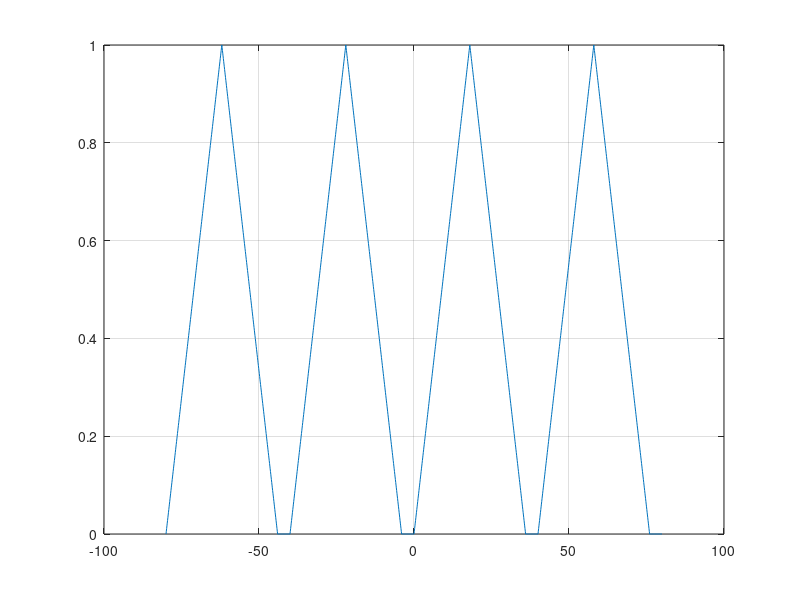
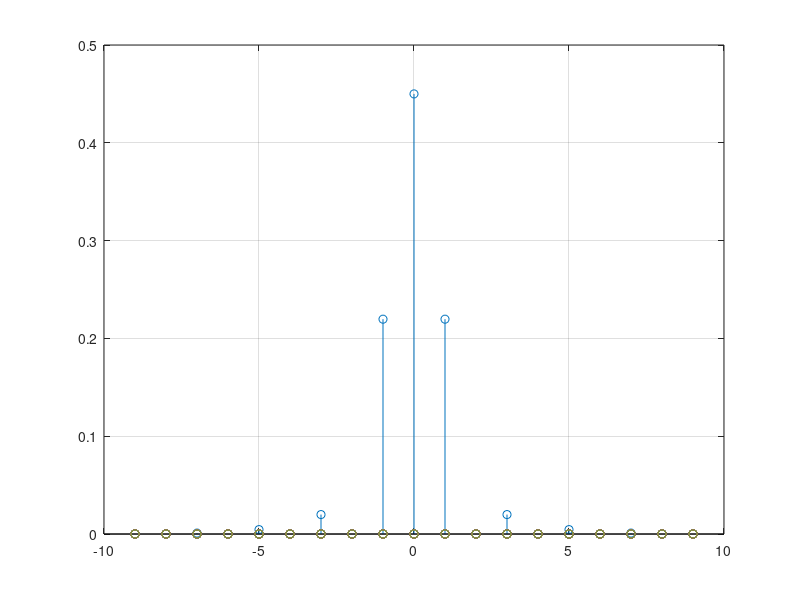
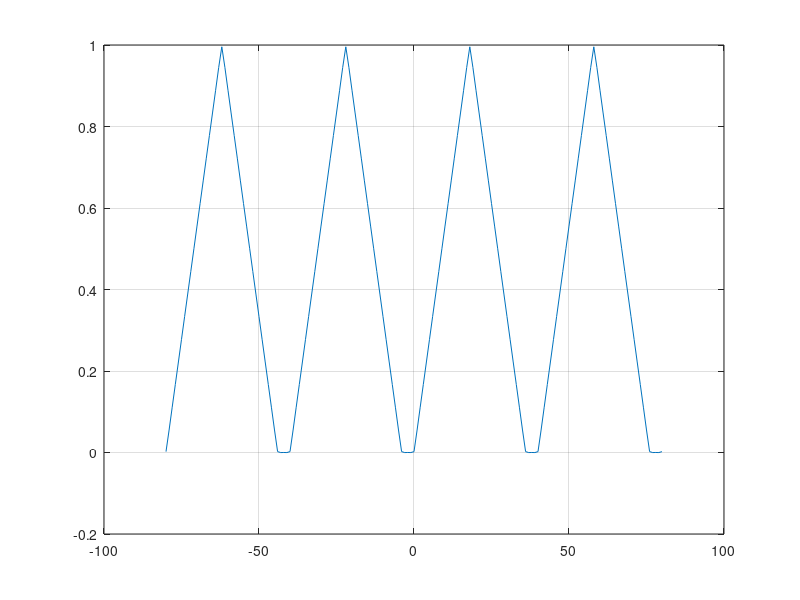

Here is the MATLAB script that generated these plots, in order:
D=18;
m=1/18;
t=-80:0.1:80;
P=40;
c=1;
s=zeros(1,length(t));
w0=2*pi/P;

m=1/18;

j=0;

for i=40:0.1:120
    j=j+1;
    c=floor(i/P);
    i=i-c*P;
    
    if(j==1)
        s(1,j+800)=m*(t(j+800));
    else if (i<=18)
            s(1,j+800)=m*(t(j+800))-m*40*(c-1);
            %Am adunca 40*(c-1) pentru a modela si celelalte perioade
        else if (i>=18&&i<=36)
                s(1,j+800)=-m*(t(j+800))+2+m*40*(c-1);
            end
        end
    end
end

j=0;

for i=40:0.1:120
    j=j+1;
    c=floor(i/P);
    i=i-c*P;
    
    if(j==1)
        s(1,j)=m*(t(j+800));
    else if (i<=18)
            s(1,j)=m*(t(j+800))-m*40*(c-1);
            %Am adunca 40*(c-1) pentru a modela si celelalte perioade
        else if (i>=18&&i<=36)
                s(1,j)=-m*(t(j+800))+2+m*40*(c-1);
            end
        end
    end
end


N=50;

p=-9:1:9;

Ak=zeros(length(2*p));
Ak(10)=0.45;

for k=1:2:9
    
        Ak(k+10)=(10/18)/(k*k*pi*pi)*abs((2*(cos(k*pi/(20/18))-1j*sin(k*pi/(20/18)))-(cos(k*2*pi/(20/18))-1j*sin(k*2*pi/(20/18)))-1));
        Ak(10-k)=Ak(k+10);
end

r=linspace(-80,80,161);
f=0*r;

for k=-N:1:N
    
   if (k==0)
       continue;
   end
   
   C_k=(10/18)/(k*k*pi*pi)*(2*(cos(k*pi/(20/18))-1j*sin(k*pi/(20/18)))-(cos(k*2*pi/(20/18))-1j*sin(k*2*pi/(20/18)))-1);
   f_k=C_k*exp(1j*k*w0*r);
   f=f+f_k;
   
    
end

f=f+0.45;

figure (1)

plot(t,s),grid;

figure (2)

stem(p,Ak),grid;

figure (3)

plot(r,f),grid;

